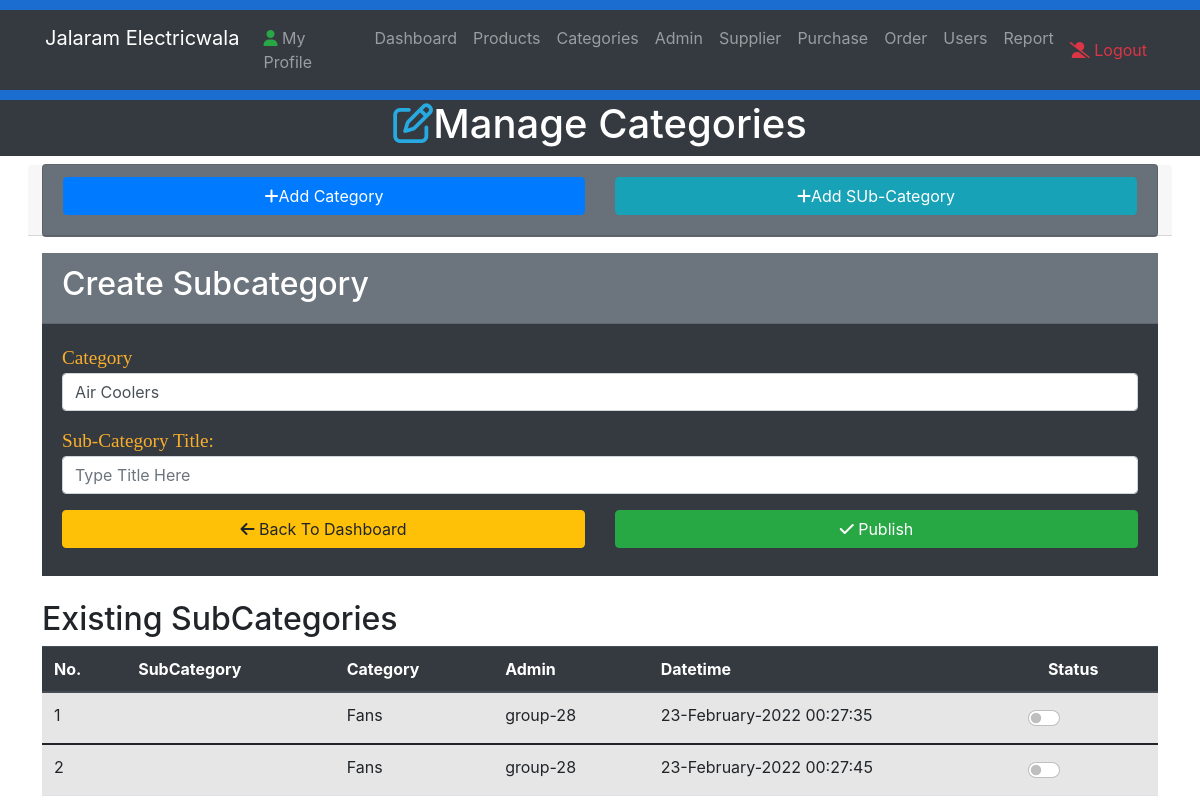
Page /Admin/Categories.php?add=add-subcategory (signed in) on the committed database.
### tables this page shows
CREATE TABLE `sub_category` (
  `subcategory_id` int(11) NOT NULL,
  `name` varchar(50) NOT NULL,
  `category_id` int(11) NOT NULL,
  `admin` varchar(50) DEFAULT NULL,
  `datetime` varchar(50) DEFAULT NULL,
  `status` int(1) NOT NULL
);

CREATE TABLE `category` (
  `category_id` int(11) NOT NULL,
  `name` varchar(50) NOT NULL,
  `admin` varchar(50) DEFAULT NULL,
  `datetime` varchar(50) DEFAULT NULL,
  `status` int(1) NOT NULL
);

### Admin/Categories.php (the view, shortened to what this page needs)
<?php require_once("Includes/Header.php");?>
<!DOCTYPE html>
<html lang="en">
<head>
    <link rel="stylesheet" href="Css/Style.css">
    <link href="https://cdn.jsdelivr.net/npm/bootstrap@5.1.3/dist/css/bootstrap.min.css" rel="stylesheet"
>
    <link rel="stylesheet" href="https://stackpath.bootstrapcdn.com/bootstrap/4.4.1/css/bootstrap.min.css"
>
</head>
<body>
    <header class="bg-dark text-white text-center">
        <div class="container">
            <div class="row">
                <h1><i class="fa fa-edit" style="color:#27aae1;"></i>Manage Categories</h1>
            </div>
        </div>
    </header>
    <section class="container py-2 mb-4">
        <div class="row">
            <form class="form" action="Categories.php?add=" method="POST">
            <div class="offset-lg-1-col-lg-10 foot">
                    <div class="card bg-secondary text-light mb-3">
                        <div class="card-header row">
                            <div class="col-lg-6 mb-2 ">
                                    <a href="Categories.php?add=add-category" class="btn btn-primary btn-block"><i class="fas fa-plus"></i>Add Category</a>
                            </div>
                            <div class="col-lg-6 mb-2 ">
                                <a href="Categories.php?add=add-subcategory" class="btn btn-info btn-block"><i class="fas fa-plus "></i>Add SUb-Category</a>
                            </div>
                        </div>
                    </div>
                    <?php
                                  if(isset($_GET["add"])){
                                    $add=$_GET["add"];
                                  switch($add){
                                ?>
                        <?php
                            case 'add-subcategory':
                        ?>
                        <div class="card-header bg-secondary ">
                            <h2 style="color:white">Create Subcategory</h2>
                        </div>
                        <form class="" action="" method="post">
                        <div class="card-body bg-dark">
                        <div class="form-group">
                                <lable for="categorytitle"><span class="FieldInfo">Category </span></lable>
                                <select class="form-control" id="parentid" name="categorytitle">
                                   <?php
                                   global $ConnectingDB;
                                   $sql = "select category_id,name from category";
                                   $stmt = $ConnectingDB->query($sql);
                                   while($DateRows = $stmt->fetch()){
                                    $CategoryName = $DateRows["name"];
                                   ?>
                                   <option><?php echo $CategoryName; ?></option>
                                <?php }   ?>
                                </select>
                            </div>
                            <div class="form-group">
                                <lable for="subtitle"><span class="FieldInfo">Sub-Category Title:</span></lable>
                                <input class="form-control" type="text" name="SubCategory" id="subtitle"
                                    placeholder="Type Title Here" value="" required>
                            </div>
                            <div class="row">
                                <div class="col-lg-6 mb-2">
                                    <a href="Dashboard.php" class="btn btn-warning btn-block"><i
                                            class="fas fa-arrow-left"></i> Back To Dashboard</a>
                                </div>
                                <div class="col-lg-6 mb-2">
                                    <button type="submit" name="addsubcat" class="btn btn-success btn-block">
                                        <i class="fas fa-check"></i> Publish
                                    </button>
                                </div>
                            </div>
                        </div>
                        <br>
                        <h2>Existing SubCategories</h2>
        <table class="table table-striped table-hover">
        <thead class="thead-dark ">
        <tr>
        <th>No.</th>
        <th>SubCategory</th>
        <th>Category</th>
        <th>Admin</th>
        <th>Datetime</th>
        <th>Status</th>
        </tr>
        </thead>
    <?php
    global $ConnectingDB;
    $sql = "select * from sub_category";
    $stmt = $ConnectingDB->query($sql);
    $No =0;
    while($DataRows = $stmt->fetch()){
        $Id = $DataRows["subcategory_id"];
        $Subcategory = $DataRows["sname"];
        $Category_id = $DataRows["category_id"];
        $sql1 = "select name from category where category_id='$Category_id'";
        $stmt1 = $ConnectingDB->query($sql1);
        $DataRows2 = $stmt1->fetch();
        $Catname = $DataRows2["name"];
        $Admin =$DataRows["admin"];
        $Status = $DataRows["status"];
        $Datetime = $DataRows["datetime"];
        $No++;
    ?>
    <tbody>
    <tr>
    <td><?php echo htmlentities($No);?></td>
    <td><?php echo htmlentities($Subcategory);?></td>
    <td><?php echo htmlentities($Catname);?></td>
    <td><?php echo htmlentities($Admin)?></td>
    <td><?php echo htmlentities($Datetime)?></td>
    <td>
    <div class="form-check form-switch ">
    <input type="checkbox" class="form-check-input " <?php if($Status==1){echo "checked";}?> onclick="SubCatStatus(<?php echo $Id;?>)" id="check">
  </div>
    </td>
    </tr>
    </tbody>
    <?php
    }
    ?>
    </table>
                        </form>
                <?php
                            break;
                                   }  }
                                   else{
                                   }
                        ?>
                </div>
            </form>
        </div>
    </section>
</body>
</html>

### Admin/Css/Style.css (style rules this page uses)
.foot { height: 400px; }
.FieldInfo { color: rgb(251,174,44); font-family: Bitter,Georgia, 'Times New Roman', Times, serif; font-size: 1.2em; }

### rows in the picture
sub_category: category.name "Fans", admin "group-28", datetime "23-February-2022 00:27:35"
sub_category: category.name "Fans", admin "group-28", datetime "23-February-2022 00:27:45"

### other values in the picture
form field categorytitle "Air Coolers"
